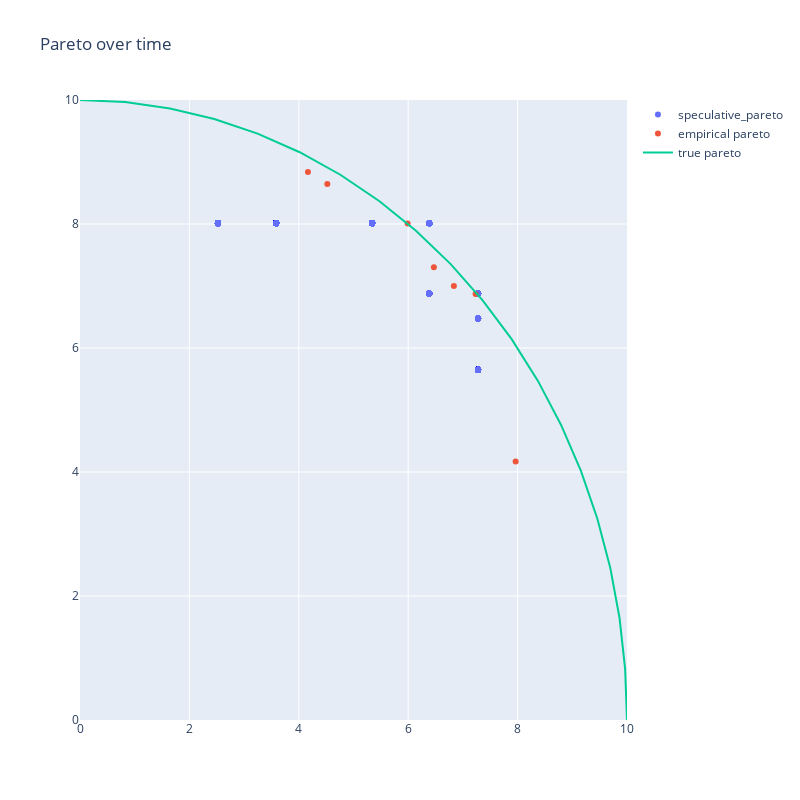

Notebook code for this chart:
### Code cell
import plotly.graph_objects as go

# Create figure
fig = go.Figure(
    data=[
        go.Scatter(
            x=speculative_pareto_df['y0'],
            y=speculative_pareto_df['y1'],
            name='speculative_pareto',
            mode='markers'
        ),
        go.Scatter(
            x=empirical_pareto_df['y0'],
            y=empirical_pareto_df['y1'],
            name='empirical pareto',
            mode='markers'
        ),
        go.Scatter(
            x=true_pareto_df['y0'],
            y=true_pareto_df['y1'],
            name='true pareto'
            #mode="markers",
            #marker=dict(color="red", size=10)
        )
    ],
    layout=go.Layout(
        xaxis=dict(range=[0, 10], autorange=False, zeroline=False),
        yaxis=dict(range=[0, 10], autorange=False, zeroline=False),
        title_text="Pareto over time",
        hovermode="closest",
        width=800,
        height=800
    )
)

fig.show()

### Figure 1 — Plotly figure (JSON) as saved in the notebook; plotly's stock layout.template omitted (floating-point values rounded to 4 significant figures; data arrays with more than 128 entries replaced by an {"elided": "..."} marker saying what was removed)
{"data": [{"mode": "markers", "name": "speculative_pareto", "type": "scatter", "x": {"elided": "9620 float values"}, "y": {"elided": "9620 float values"}}, {"mode": "markers", "name": "empirical pareto", "type": "scatter", "x": [7.964, 7.232, 6.835, 6.469, 5.99, 4.521, 4.167], "y": [4.17, 6.871, 6.998, 7.304, 8.008, 8.644, 8.84]}, {"name": "true pareto", "type": "scatter", "x": {"elided": "400 float values"}, "y": {"elided": "400 float values"}}], "layout": {"height": 800, "hovermode": "closest", "title": {"text": "Pareto over time"}, "width": 800, "xaxis": {"autorange": false, "range": [0, 10], "zeroline": false}, "yaxis": {"autorange": false, "range": [0, 10], "zeroline": false}}}
